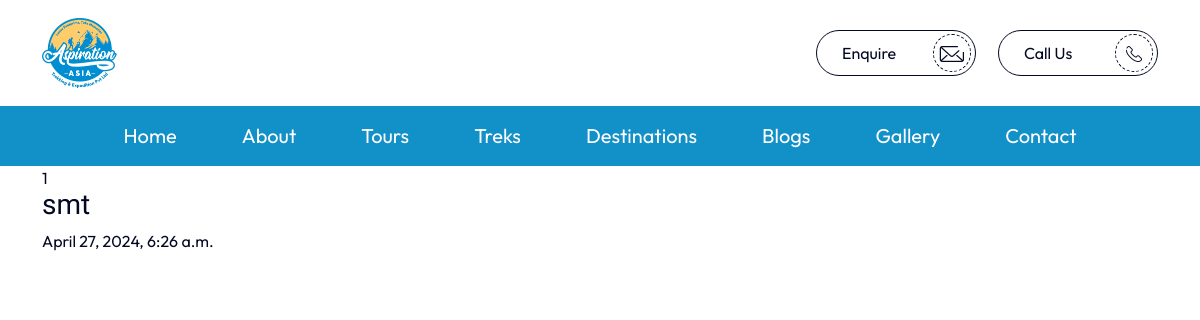
/blog, run on an earlier commit of the app's database.
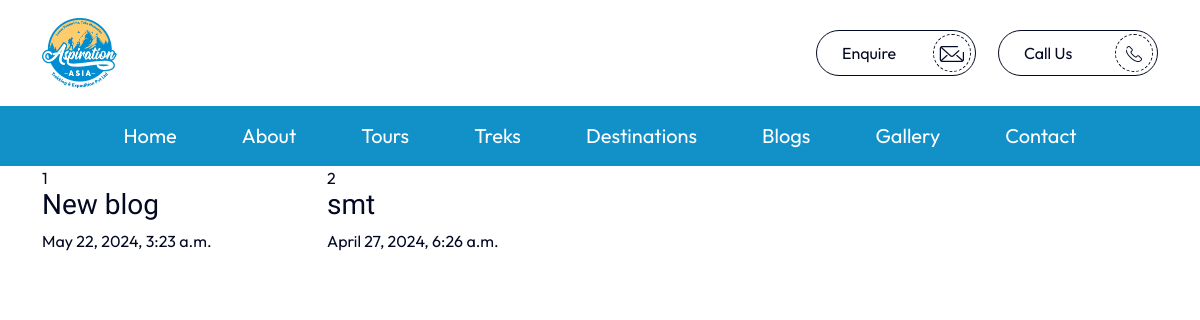
And on a later commit of the database.
### blogbreezeapp/models.py (models this page shows, shortened)
class Blog(models.Model):
  title = models.CharField(max_length=255)
  publishdate = models.DateTimeField(auto_now_add=True)
  authorid = models.IntegerField(default=0)
  featuredimage = models.ImageField(upload_to ='uploads/', default=0)
  content = HTMLField(default='')

### blogbreezeapp/views.py (the view)
# urls.py: path('blog', views.bloglistingloader, name='blog'),
def bloglistingloader(request):
  blogs = Blog.objects.all().order_by('-publishdate').values()
  template = loader.get_template('bloglisting.html')
  context = {
    'blogs': blogs,
  }
  return HttpResponse(template.render(context, request))

### blogbreezeapp/templates/bloglisting.html
{% include 'header.html' %}
    <section class="blog-listing">
        <div class="container">
            <div class="row">
                {% for x in blogs %}
                <div class="col-md-3">
                    <div class ="sn_number">{{ forloop.counter }}</div>
                    <div class="title">
                        <h3>{{x.title}}</h3>
                    </div>
                    <div class="published-date">
                        <span>{{x.publishdate}}</span>
                    </div>
                </div>
                {% empty %}
                <p>No members</p>
                {% endfor %}
            </div>
        </div>
    </section>
{% include 'footer.html' %}

### blogbreezeapp/templates/header.html (shortened to what this page needs)
{% load static %}
<!DOCTYPE html>
<html lang="en">
    <head>
        <link rel="stylesheet" type="text/css" href="{% static 'css/bootstrap.css' %}">
        <link rel="stylesheet" type="text/css" href="{% static 'css/slick.css' %}">
        <link rel="stylesheet" type="text/css" href="{% static 'css/animate.css' %}">
        <link rel="stylesheet" type="text/css" href="{% static 'css/jquery.fancybox.css' %}">
        <link rel="stylesheet" type="text/css" href="{% static 'css/all.css' %}">
        <link rel="stylesheet" type="text/css" href="{% static 'css/style.css' %}">
        <link rel="stylesheet" type="text/css" href="{% static 'css/responsive.css' %}">
    </head>
    <body>
    <header class="site-header">
        <div class="top-header">
            <div class="container">
                <div class="row align-items-center">
                    <div class="col-md-4">
                        <div class="logo-brand">
                            <a href="#" title="">
                                <img src="{% static 'images/logo.png' %}" alt="">
                            </a>
                        </div>
                    </div>
                    <div class="col-md-8">
                        <ul class="header-contact d-flex justify-content-end list-none">
                            <li>
                                <a href="#" title="" class="d-flex align-items-center">
                                    <span>Enquire</span>
                                    <i class="fas icon-email"></i>
                                </a>
                            </li>
                            <li>
                                <a href="" title="">
                                    <span>Call Us</span>
                                    <i class="fas icon-call"></i>
                                </a>
                            </li>
                        </ul>
                    </div>
                </div>
            </div>
        </div>
        <div class="bottom-header primary-bg">
            <div class="container">
                <div class="menu-wrap">
                    <div class="overflow-menu">
                        <ul class="primary-menu">
                            <li><a href="{% url 'home' %}" title="">Home</a></li>
                            <li><a href="" title="">About</a></li>
                            <li><a href="" title="">Tours</a></li>
                            <li><a href="" title="">Treks</a></li>
                            <li><a href="" title="">Destinations</a></li>
                            <li><a href="{% url 'blog' %}" title="">Blogs</a></li>
                            <li><a href="" title="">Gallery</a></li>
                            <li><a href="{% url 'contact' %}" title="">Contact</a></li>
                        </ul>
                    </div>
                </div>
            </div>
        </div>
    </header>

### blogbreezeapp/templates/footer.html (shortened to what this page needs)
{% load static %}
    </body>
</html>

### blogbreezeapp/static/css/all.css (style rules this page uses)
.fa, .fas, .far, .fal, .fab { -moz-osx-font-smoothing: grayscale; -webkit-font-smoothing: antialiased; display: inline-block; font-style: normal; font-variant: normal; text-rendering: auto; line-height: 1; }
.fa, .fas { font-family: 'Font Awesome 5 Free'; font-weight: 900; }

### blogbreezeapp/static/css/style.css (style rules this page uses)
:root { --primary-color: #1290C8; --secondary-color: #d31b20; --dark-color: #030922; --light-gray: rgb(249 249 249 / 73%); --light-white: #F9F9F9; --gray-l-color: #666666; --primary-fonts: 'Outfit', sans-serif; --secondary-fonts: 'Khand', sans-serif; --extra-fonts: 'Jura', sans-serif; --default-transition: all 0.3s ease; --section-gaps: 100px; --section-md-gaps: 70px; }
[class^="icon-"], [class*=" icon-"] { font-family: 'icomoon' !important; speak: never; font-style: normal; font-weight: normal; font-variant: normal; text-transform: none; line-height: 1; -webkit-font-smoothing: antialiased; -moz-osx-font-smoothing: grayscale; }
.icon-call:before { content: "\e90c"; }
.icon-email:before { content: "\e90e"; }
.icon-email, .icon-call { line-height: 38px; text-align: center; }
body { font-family: var(--primary-fonts); -webkit-box-sizing: border-box; box-sizing: border-box; color: var(--dark-color); }
img { max-width: 100%; }
body, html { overflow-x:hidden; }
.h1, .h2, .h3, .h4, .h5, .h6, h1, h2, h3, h4, h5, h6 { font-family: var(--secondary-fonts); overflow-wrap: inherit; line-height: 1.1; }
a { text-decoration: none; display: inline-block; color:var(--primary-color); }
a, input[type="submit"], button { cursor: pointer; -webkit-transition: var(--default-transition); -o-transition: var(--default-transition); transition: var(--default-transition); }
.social-links ul, .sub-menu, ul.contact-list, .social-link-list, .single-test-sty ul, .site-footer ul, .copyright-sec ul, .primary-menu, .list-none { list-style: none; margin: 0; padding: 0; }
.primary-bg { background-color: var(--primary-color); }
.top-header { padding: 18px 0; }
.logo-brand img { width: 75px; }
.header-contact a i.fas { position: absolute; right: 4px; top: 50%;--size: 38px; width: var(--size); height: var(--size); border-radius: 50%; transform: translateY(-50%); border: 1px dashed; }
.header-contact a { padding: 10px 30px 10px 25px; border: 1px solid var(--dark-color); border-radius: 30px; min-width: 160px; position: relative; color: var(--dark-color); }
ul.header-contact { gap: 22px; }
.bottom-header { padding: 15px 0; color: #fff; }
.primary-menu { display: flex; gap:65px; justify-content: center; }
.primary-menu li a { font-size: 20px; color: #fff; }

What changed in the data, as far as the page shows it:
added Blog: title "New blog", publishdate "May 22, 2024, 3:23 a.m."
